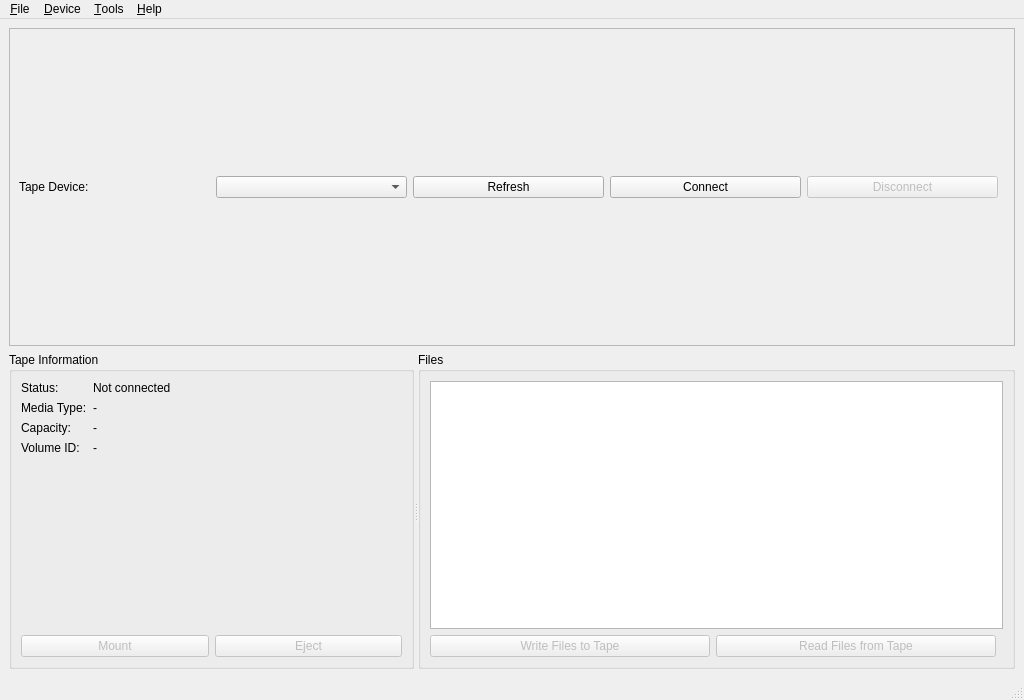
<?xml version="1.0" encoding="UTF-8"?>
<!--
 QLTOTapeMan - Qt-based LTO Tape Manager

 Copyright (c) 2026 Jeffrey ZHU (zhxsh1225@gmail.com)
 https://github.com/Gypsop/QLTOTapeMan
-->
<ui version="4.0">
 <class>MainWindow</class>
 <widget class="QMainWindow" name="MainWindow">
  <property name="geometry">
   <rect>
    <x>0</x>
    <y>0</y>
    <width>1024</width>
    <height>700</height>
   </rect>
  </property>
  <property name="windowTitle">
   <string>QLTOTapeMan - LTO Tape Manager</string>
  </property>
  <widget class="QWidget" name="centralwidget">
   <layout class="QVBoxLayout" name="verticalLayout">
    <!-- Device Selection Bar -->
    <item>
     <widget class="QFrame" name="deviceFrame">
      <property name="frameShape">
       <enum>QFrame::StyledPanel</enum>
      </property>
      <layout class="QHBoxLayout" name="deviceLayout">
       <item>
        <widget class="QLabel" name="lblDevice">
         <property name="text">
          <string>Tape Device:</string>
         </property>
        </widget>
       </item>
       <item>
        <widget class="QComboBox" name="comboDevice">
         <property name="minimumWidth">
          <number>300</number>
         </property>
        </widget>
       </item>
       <item>
        <widget class="QPushButton" name="btnRefresh">
         <property name="text">
          <string>Refresh</string>
         </property>
         <property name="icon">
          <iconset theme="view-refresh"/>
         </property>
        </widget>
       </item>
       <item>
        <widget class="QPushButton" name="btnConnect">
         <property name="text">
          <string>Connect</string>
         </property>
         <property name="icon">
          <iconset theme="network-connect"/>
         </property>
        </widget>
       </item>
       <item>
        <widget class="QPushButton" name="btnDisconnect">
         <property name="text">
          <string>Disconnect</string>
         </property>
         <property name="icon">
          <iconset theme="network-disconnect"/>
         </property>
         <property name="enabled">
          <bool>false</bool>
         </property>
        </widget>
       </item>
       <item>
        <spacer name="deviceSpacer">
         <property name="orientation">
          <enum>Qt::Horizontal</enum>
         </property>
        </spacer>
       </item>
      </layout>
     </widget>
    </item>

    <!-- Main Content -->
    <item>
     <widget class="QSplitter" name="mainSplitter">
      <property name="orientation">
       <enum>Qt::Horizontal</enum>
      </property>

      <!-- Left Panel: Tape Info -->
      <widget class="QGroupBox" name="groupTapeInfo">
       <property name="title">
        <string>Tape Information</string>
       </property>
       <property name="minimumWidth">
        <number>250</number>
       </property>
       <layout class="QVBoxLayout" name="tapeInfoLayout">
        <item>
         <layout class="QFormLayout" name="tapeFormLayout">
          <item row="0" column="0">
           <widget class="QLabel" name="lblStatusLabel">
            <property name="text">
             <string>Status:</string>
            </property>
           </widget>
          </item>
          <item row="0" column="1">
           <widget class="QLabel" name="lblTapeStatus">
            <property name="text">
             <string>Not connected</string>
            </property>
           </widget>
          </item>
          <item row="1" column="0">
           <widget class="QLabel" name="lblTypeLabel">
            <property name="text">
             <string>Media Type:</string>
            </property>
           </widget>
          </item>
          <item row="1" column="1">
           <widget class="QLabel" name="lblMediaType">
            <property name="text">
             <string>-</string>
            </property>
           </widget>
          </item>
          <item row="2" column="0">
           <widget class="QLabel" name="lblCapacityLabel">
            <property name="text">
             <string>Capacity:</string>
            </property>
           </widget>
          </item>
          <item row="2" column="1">
           <widget class="QLabel" name="lblCapacity">
            <property name="text">
             <string>-</string>
            </property>
           </widget>
          </item>
          <item row="3" column="0">
           <widget class="QLabel" name="lblVolumeLabel">
            <property name="text">
             <string>Volume ID:</string>
            </property>
           </widget>
          </item>
          <item row="3" column="1">
           <widget class="QLabel" name="lblVolumeId">
            <property name="text">
             <string>-</string>
            </property>
           </widget>
          </item>
         </layout>
        </item>
        <item>
         <spacer name="tapeInfoSpacer">
          <property name="orientation">
           <enum>Qt::Vertical</enum>
          </property>
         </spacer>
        </item>
        <item>
         <layout class="QHBoxLayout" name="tapeButtonLayout">
          <item>
           <widget class="QPushButton" name="btnMount">
            <property name="text">
             <string>Mount</string>
            </property>
            <property name="enabled">
             <bool>false</bool>
            </property>
           </widget>
          </item>
          <item>
           <widget class="QPushButton" name="btnEject">
            <property name="text">
             <string>Eject</string>
            </property>
            <property name="enabled">
             <bool>false</bool>
            </property>
           </widget>
          </item>
         </layout>
        </item>
       </layout>
      </widget>

      <!-- Right Panel: File Browser / Transfer -->
      <widget class="QGroupBox" name="groupFiles">
       <property name="title">
        <string>Files</string>
       </property>
       <layout class="QVBoxLayout" name="filesLayout">
        <item>
         <widget class="QTreeView" name="treeFiles">
          <property name="alternatingRowColors">
           <bool>true</bool>
          </property>
          <property name="selectionMode">
           <enum>QAbstractItemView::ExtendedSelection</enum>
          </property>
          <property name="sortingEnabled">
           <bool>true</bool>
          </property>
         </widget>
        </item>
        <item>
         <layout class="QHBoxLayout" name="fileButtonLayout">
          <item>
           <widget class="QPushButton" name="btnWrite">
            <property name="text">
             <string>Write Files to Tape</string>
            </property>
            <property name="icon">
             <iconset theme="go-up"/>
            </property>
            <property name="enabled">
             <bool>false</bool>
            </property>
           </widget>
          </item>
          <item>
           <widget class="QPushButton" name="btnRead">
            <property name="text">
             <string>Read Files from Tape</string>
            </property>
            <property name="icon">
             <iconset theme="go-down"/>
            </property>
            <property name="enabled">
             <bool>false</bool>
            </property>
           </widget>
          </item>
          <item>
           <spacer name="fileButtonSpacer">
            <property name="orientation">
             <enum>Qt::Horizontal</enum>
            </property>
           </spacer>
          </item>
         </layout>
        </item>
       </layout>
      </widget>
     </widget>
    </item>
   </layout>
  </widget>

  <!-- Menu Bar -->
  <widget class="QMenuBar" name="menubar">
   <property name="geometry">
    <rect>
     <x>0</x>
     <y>0</y>
     <width>1024</width>
     <height>22</height>
    </rect>
   </property>
   <widget class="QMenu" name="menuFile">
    <property name="title">
     <string>&amp;File</string>
    </property>
    <addaction name="actionNew"/>
    <addaction name="separator"/>
    <addaction name="actionOpenIndex"/>
    <addaction name="actionSaveIndex"/>
    <addaction name="actionSaveIndexAs"/>
    <addaction name="separator"/>
    <addaction name="actionExit"/>
   </widget>
   <widget class="QMenu" name="menuDevice">
    <property name="title">
     <string>&amp;Device</string>
    </property>
    <addaction name="actionRefreshDevices"/>
    <addaction name="actionDeviceProperties"/>
    <addaction name="separator"/>
    <addaction name="actionFormatTape"/>
    <addaction name="actionEjectTape"/>
   </widget>
   <widget class="QMenu" name="menuTools">
    <property name="title">
     <string>&amp;Tools</string>
    </property>
    <addaction name="actionDirectReadWrite"/>
    <addaction name="actionVerifyFiles"/>
    <addaction name="separator"/>
    <addaction name="actionSettings"/>
   </widget>
   <widget class="QMenu" name="menuHelp">
    <property name="title">
     <string>&amp;Help</string>
    </property>
    <addaction name="actionAbout"/>
    <addaction name="actionAboutQt"/>
   </widget>
   <addaction name="menuFile"/>
   <addaction name="menuDevice"/>
   <addaction name="menuTools"/>
   <addaction name="menuHelp"/>
  </widget>

  <!-- Status Bar -->
  <widget class="QStatusBar" name="statusbar"/>

  <!-- Actions -->
  <action name="actionNew">
   <property name="text">
    <string>&amp;New Session</string>
   </property>
   <property name="shortcut">
    <string>Ctrl+N</string>
   </property>
  </action>
  <action name="actionOpenIndex">
   <property name="text">
    <string>&amp;Open Index...</string>
   </property>
   <property name="shortcut">
    <string>Ctrl+O</string>
   </property>
  </action>
  <action name="actionSaveIndex">
   <property name="text">
    <string>&amp;Save Index</string>
   </property>
   <property name="shortcut">
    <string>Ctrl+S</string>
   </property>
   <property name="enabled">
    <bool>false</bool>
   </property>
  </action>
  <action name="actionSaveIndexAs">
   <property name="text">
    <string>Save Index &amp;As...</string>
   </property>
   <property name="shortcut">
    <string>Ctrl+Shift+S</string>
   </property>
   <property name="enabled">
    <bool>false</bool>
   </property>
  </action>
  <action name="actionExit">
   <property name="text">
    <string>E&amp;xit</string>
   </property>
   <property name="shortcut">
    <string>Ctrl+Q</string>
   </property>
  </action>
  <action name="actionRefreshDevices">
   <property name="text">
    <string>&amp;Refresh Devices</string>
   </property>
   <property name="shortcut">
    <string>F5</string>
   </property>
  </action>
  <action name="actionDeviceProperties">
   <property name="text">
    <string>Device &amp;Properties...</string>
   </property>
   <property name="enabled">
    <bool>false</bool>
   </property>
  </action>
  <action name="actionFormatTape">
   <property name="text">
    <string>&amp;Format Tape for LTFS...</string>
   </property>
   <property name="enabled">
    <bool>false</bool>
   </property>
  </action>
  <action name="actionEjectTape">
   <property name="text">
    <string>&amp;Eject Tape</string>
   </property>
   <property name="enabled">
    <bool>false</bool>
   </property>
  </action>
  <action name="actionDirectReadWrite">
   <property name="text">
    <string>&amp;Direct Read/Write...</string>
   </property>
  </action>
  <action name="actionVerifyFiles">
   <property name="text">
    <string>&amp;Verify Files...</string>
   </property>
  </action>
  <action name="actionSettings">
   <property name="text">
    <string>&amp;Settings...</string>
   </property>
   <property name="shortcut">
    <string>Ctrl+,</string>
   </property>
  </action>
  <action name="actionAbout">
   <property name="text">
    <string>&amp;About QLTOTapeMan...</string>
   </property>
  </action>
  <action name="actionAboutQt">
   <property name="text">
    <string>About &amp;Qt...</string>
   </property>
  </action>
 </widget>
 <resources/>
 <connections/>
</ui>
